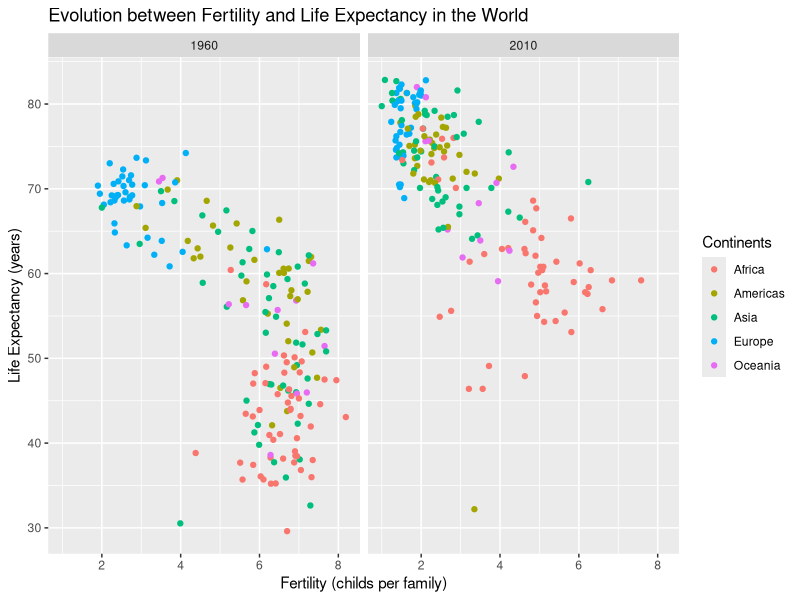

Write R code to recreate this figure.
library(dslabs)
library(dplyr)
library(tidyverse)
data(gapminder)

p <- gapminder %>% filter(year %in% c("1960","2010")) %>% 
  ggplot(aes(fertility,life_expectancy,color=continent)) +
  geom_point() +
  facet_grid(.~year) +
  xlab("Fertility (childs per family)") +
  ylab("Life Expectancy (years)") +
  ggtitle("Evolution between Fertility and Life Expectancy in the World") +
  labs(colour="Continents")
